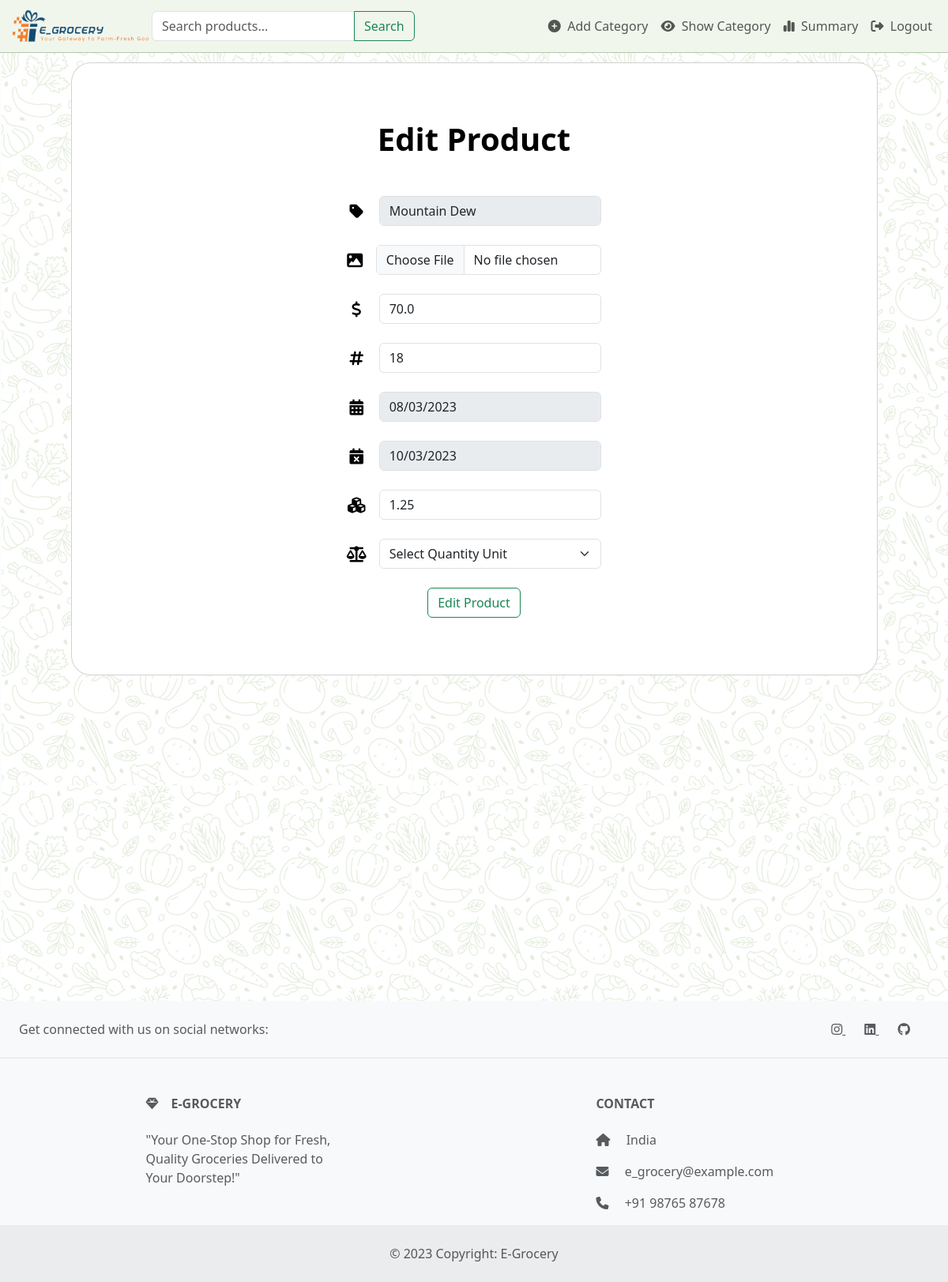
Before: /edit-product/5 (signed in) with the older database file.
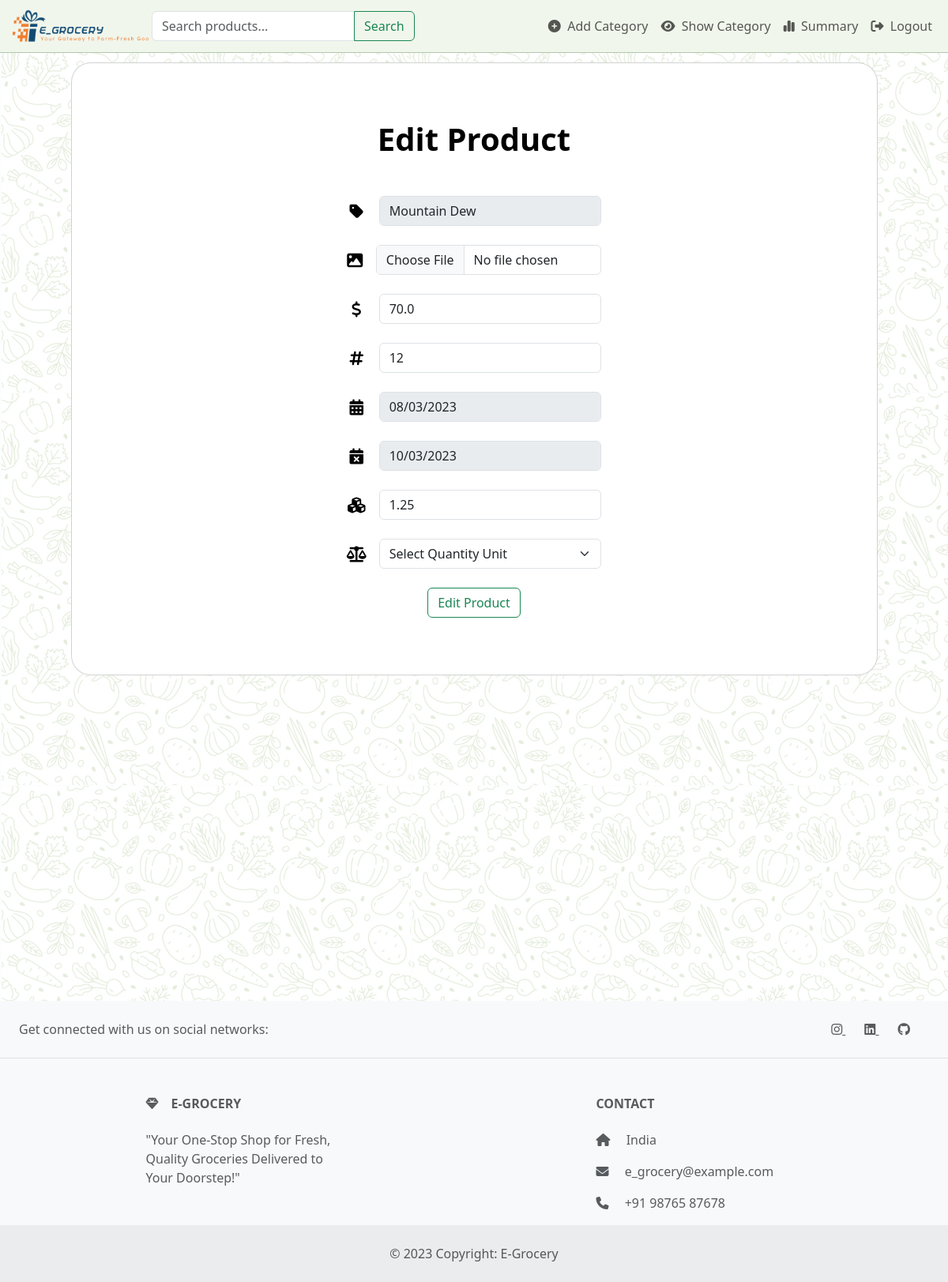
After: the same page with the newer database file.
### models.py (models this page shows)
class Product(db.Model):
    id = db.Column(db.Integer, primary_key=True)
    name = db.Column(db.String(50))
    price = db.Column(db.Float)
    photo = db.Column(db.String(255))
    manufacturing_date = db.Column(db.Date)
    expiry_date = db.Column(db.Date)
    quantity = db.Column(db.Integer)
    quantity_unit = db.Column(db.String(10))
    number  = db.Column(db.Integer)
    timestamp_added = db.Column(db.DateTime, default=datetime.utcnow)
    category_id = db.Column(db.Integer, db.ForeignKey('category.id'))

### app.py (the view, shortened to what this page needs)
@app.route('/edit-product/<int:product_id>', methods=['GET', 'POST'])
@login_required
def edit_product(product_id):
    if not current_user.is_admin:
        flash('You do not have permission to access this page.', 'warning')
        return redirect(url_for('dashboard'))
    product = Product.query.get(product_id)
    category_id = product.category_id
    return render_template('edit_product.html', product=product)

### app.py (called while the page is built)
@login_manager.user_loader
def load_user(id):
    return User.query.get(int(id))

### templates/edit_product.html (shortened to what the changed rows need)
{% extends "base.html" %}
{% block content %}
<section class="vh-100">
    <div class="container h-100">
        <div class="row d-flex justify-content-center align-items-center h-100">
            <div class="col-lg-12 col-xl-11">
                <div class="card text-black" style="border-radius: 25px;">
                    <div class="card-body p-md-5">
                        <div class="row justify-content-center">
                            <div class="col-md-10 col-lg-6 col-xl-5 order-2 order-lg-1">
                                <form class="mx-1 mx-md-4" method="POST" action="{{ url_for('edit_product',product_id=product.id) }}" enctype="multipart/form-data">
                                    <div class="d-flex flex-row align-items-center mb-4">
                                        <div class="form-outline flex-fill mb-0">
                                            <input type="text" id="name" name="name" class="form-control" placeholder="Product Name" required value="{{product.name}}" disabled/>
                                        </div>
                                    </div>
                                    <div class="d-flex flex-row align-items-center mb-4">
                                        <div class="form-outline flex-fill mb-0">
                                            <input type="file" id="image" name="photo" class="form-control" required value="{{product.photo}}" />
                                        </div>
                                    </div>
                                    <div class="d-flex flex-row align-items-center mb-4">
                                        <div class="form-outline flex-fill mb-0">
                                            <input type="number" step="0.01" id="price" name="price" class="form-control" placeholder="Price" required value="{{product.price}}"  />
                                        </div>
                                    </div>
                                    <div class="d-flex flex-row align-items-center mb-4">
                                        <div class="form-outline flex-fill mb-0">
                                            <input type="number" id="number" name="number" class="form-control" placeholder="No of Product in Stock" required  value="{{product.number}}" />
                                        </div>
                                    </div>
                                    <div class="d-flex flex-row align-items-center mb-4">
                                        <div class="form-outline flex-fill mb-0">
                                            <input type="date" id="manufacturing_date" name="manufacturing_date" class="form-control" placeholder="Manufacturing Date" required value="{{product.manufacturing_date}}" disabled />
                                        </div>
                                    </div>
                                    <div class="d-flex flex-row align-items-center mb-4">
                                        <div class="form-outline flex-fill mb-0">
                                            <input type="date" id="expiry_date" name="expiry_date" class="form-control" placeholder="Expiry Date" required  value="{{product.expiry_date}}" disabled/>
                                        </div>
                                    </div>
                                    <div class="d-flex flex-row align-items-center mb-4">
                                        <div class="form-outline flex-fill mb-0">
                                            <input type="number" step="0.01" id="quantity" name="quantity" class="form-control" placeholder="Quantity" required value="{{product.quantity}}"  />
                                        </div>
                                    </div>
                                    <div class="d-flex flex-row align-items-center mb-4">
                                        <div class="form-outline flex-fill mb-0">
                                            <select class="form-select" id="quantity_unit" name="quantity_unit" required value="{{product.quantity_unit}}" >
                                                <option value="" disabled selected>Select Quantity Unit</option>
                                            </select>
                                        </div>
                                    </div>
                                </form>
                            </div>
                        </div>
                    </div>
                </div>
            </div>
        </div>
    </div>
</section>
{% endblock %}

Changed rows visible on the page:
changed Product "Mountain Dew": number "18" → "12"
